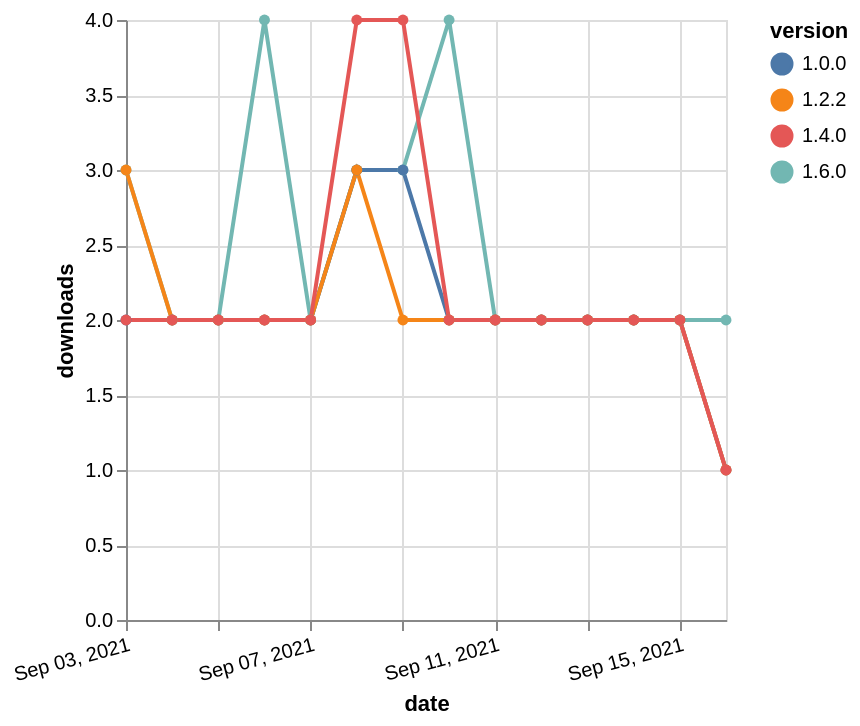

Specify this chart in Vega-Lite:
### Vega-Lite specification from a JSON file in a GitHub repository (floating-point values rounded to 4 significant figures)
{"$schema": "https://vega.github.io/schema/vega-lite/v5.json", "description": "A simple bar chart with embedded data.", "data": {"values": [{"date": "2021-09-03", "total": 234, "delta": 3, "version": "1.6.0"}, {"date": "2021-09-04", "total": 236, "delta": 2, "version": "1.6.0"}, {"date": "2021-09-05", "total": 238, "delta": 2, "version": "1.6.0"}, {"date": "2021-09-06", "total": 242, "delta": 4, "version": "1.6.0"}, {"date": "2021-09-07", "total": 244, "delta": 2, "version": "1.6.0"}, {"date": "2021-09-08", "total": 247, "delta": 3, "version": "1.6.0"}, {"date": "2021-09-09", "total": 250, "delta": 3, "version": "1.6.0"}, {"date": "2021-09-10", "total": 254, "delta": 4, "version": "1.6.0"}, {"date": "2021-09-11", "total": 256, "delta": 2, "version": "1.6.0"}, {"date": "2021-09-12", "total": 258, "delta": 2, "version": "1.6.0"}, {"date": "2021-09-13", "total": 260, "delta": 2, "version": "1.6.0"}, {"date": "2021-09-14", "total": 262, "delta": 2, "version": "1.6.0"}, {"date": "2021-09-15", "total": 264, "delta": 2, "version": "1.6.0"}, {"date": "2021-09-16", "total": 266, "delta": 2, "version": "1.6.0"}, {"date": "2021-09-03", "total": 1446, "delta": 2, "version": "1.0.0"}, {"date": "2021-09-04", "total": 1448, "delta": 2, "version": "1.0.0"}, {"date": "2021-09-05", "total": 1450, "delta": 2, "version": "1.0.0"}, {"date": "2021-09-06", "total": 1452, "delta": 2, "version": "1.0.0"}, {"date": "2021-09-07", "total": 1454, "delta": 2, "version": "1.0.0"}, {"date": "2021-09-08", "total": 1457, "delta": 3, "version": "1.0.0"}, {"date": "2021-09-09", "total": 1460, "delta": 3, "version": "1.0.0"}, {"date": "2021-09-10", "total": 1462, "delta": 2, "version": "1.0.0"}, {"date": "2021-09-11", "total": 1464, "delta": 2, "version": "1.0.0"}, {"date": "2021-09-12", "total": 1466, "delta": 2, "version": "1.0.0"}, {"date": "2021-09-13", "total": 1468, "delta": 2, "version": "1.0.0"}, {"date": "2021-09-14", "total": 1470, "delta": 2, "version": "1.0.0"}, {"date": "2021-09-15", "total": 1472, "delta": 2, "version": "1.0.0"}, {"date": "2021-09-16", "total": 1473, "delta": 1, "version": "1.0.0"}, {"date": "2021-09-03", "total": 986, "delta": 3, "version": "1.2.2"}, {"date": "2021-09-04", "total": 988, "delta": 2, "version": "1.2.2"}, {"date": "2021-09-05", "total": 990, "delta": 2, "version": "1.2.2"}, {"date": "2021-09-06", "total": 992, "delta": 2, "version": "1.2.2"}, {"date": "2021-09-07", "total": 994, "delta": 2, "version": "1.2.2"}, {"date": "2021-09-08", "total": 997, "delta": 3, "version": "1.2.2"}, {"date": "2021-09-09", "total": 999, "delta": 2, "version": "1.2.2"}, {"date": "2021-09-10", "total": 1001, "delta": 2, "version": "1.2.2"}, {"date": "2021-09-11", "total": 1003, "delta": 2, "version": "1.2.2"}, {"date": "2021-09-12", "total": 1005, "delta": 2, "version": "1.2.2"}, {"date": "2021-09-13", "total": 1007, "delta": 2, "version": "1.2.2"}, {"date": "2021-09-14", "total": 1009, "delta": 2, "version": "1.2.2"}, {"date": "2021-09-15", "total": 1011, "delta": 2, "version": "1.2.2"}, {"date": "2021-09-16", "total": 1012, "delta": 1, "version": "1.2.2"}, {"date": "2021-09-03", "total": 701, "delta": 2, "version": "1.4.0"}, {"date": "2021-09-04", "total": 703, "delta": 2, "version": "1.4.0"}, {"date": "2021-09-05", "total": 705, "delta": 2, "version": "1.4.0"}, {"date": "2021-09-06", "total": 707, "delta": 2, "version": "1.4.0"}, {"date": "2021-09-07", "total": 709, "delta": 2, "version": "1.4.0"}, {"date": "2021-09-08", "total": 713, "delta": 4, "version": "1.4.0"}, {"date": "2021-09-09", "total": 717, "delta": 4, "version": "1.4.0"}, {"date": "2021-09-10", "total": 719, "delta": 2, "version": "1.4.0"}, {"date": "2021-09-11", "total": 721, "delta": 2, "version": "1.4.0"}, {"date": "2021-09-12", "total": 723, "delta": 2, "version": "1.4.0"}, {"date": "2021-09-13", "total": 725, "delta": 2, "version": "1.4.0"}, {"date": "2021-09-14", "total": 727, "delta": 2, "version": "1.4.0"}, {"date": "2021-09-15", "total": 729, "delta": 2, "version": "1.4.0"}, {"date": "2021-09-16", "total": 730, "delta": 1, "version": "1.4.0"}]}, "width": "container", "mark": {"type": "line", "point": {"filled": true}}, "encoding": {"x": {"field": "date", "type": "temporal", "timeUnit": "yearmonthdate", "title": "date", "axis": {"labelAngle": -15}}, "y": {"field": "delta", "type": "quantitative", "title": "downloads"}, "color": {"field": "version", "type": "nominal"}, "tooltip": {"field": "delta"}}}
